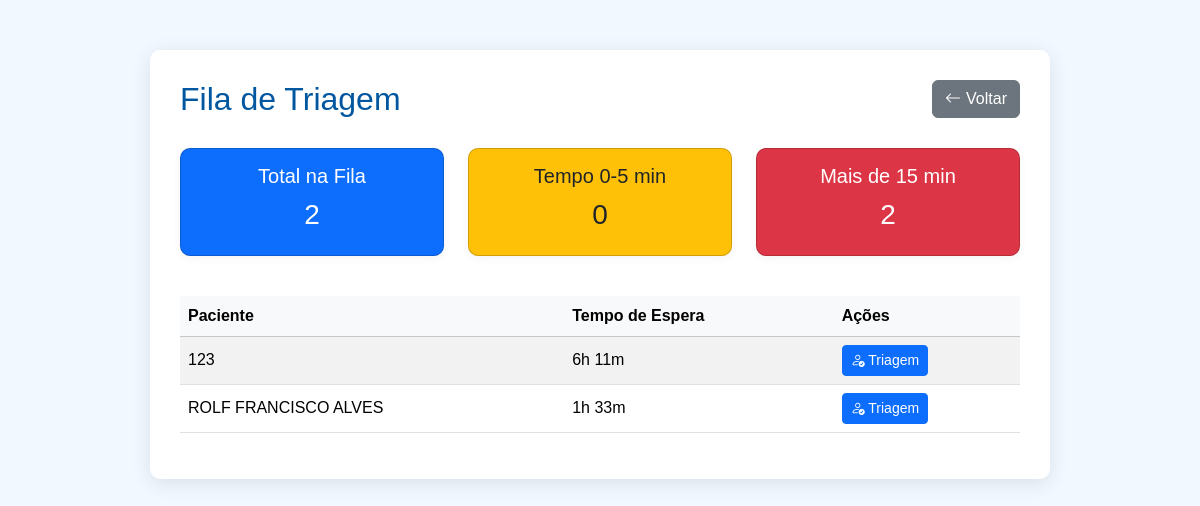
/triagem/fila/ (signed in), run on the app's committed database.
### triagem/models.py (models this page shows, shortened)
class FilaTriagem(models.Model):
    paciente = models.ForeignKey(Paciente, on_delete=models.CASCADE)
    data_entrada = models.DateTimeField(default=timezone.now)
    atendido = models.BooleanField(default=False)

### paciente/models.py (models this page shows, shortened)
class Paciente(models.Model):
    nome = models.CharField(max_length=100)
    nome_social = models.CharField(max_length=100, blank=True, null=True)
    nome_mae = models.CharField(max_length=100)
    nome_pai = models.CharField(max_length=100, blank=True, null=True)
    cpf = models.CharField(
        max_length=14,
        unique=True,
        validators=[
            RegexValidator(
                r'^\d{3}\.\d{3}\.\d{3}-\d{2}$',
                'CPF inválido! Use XXX.XXX.XXX-XX'
            )
        ]
    )
    data_nascimento = models.DateField()
    SEXO_BIOLOGICO_CHOICES = [
        ('M', 'Masculino'),
        ('F', 'Feminino'),
        ('I', 'Intersexo'),
    ]
    sexo_biologico = models.CharField(max_length=1, choices=SEXO_BIOLOGICO_CHOICES)
    identidade_genero = models.CharField(max_length=50)
    orientacao_sexual = models.CharField(max_length=50)
    NACIONALIDADE_CHOICES = [
        ('BRASILEIRA', 'Brasileira'),
        ('ARGENTINA', 'Argentina'),
        ('BOLIVIANA', 'Boliviana'),
        ('CHILENA', 'Chilena'),
        ('COLOMBIANA', 'Colombiana'),
        ('PARAGUAIA', 'Paraguaia'),
        ('PERUANA', 'Peruana'),
        ('URUGUAIA', 'Uruguaia'),
        ('VENEZUELANA', 'Venezuelana'),
        ('OUTRA', 'Outra'),
    ]
    nacionalidade = models.CharField(
        max_length=20,
        choices=NACIONALIDADE_CHOICES,
        default='BRASILEIRA'
    )
    naturalidade = models.CharField(max_length=100)
    RACA_COR_CHOICES = [
        ('BRANCA', 'Branca'),
        ('PRETA', 'Preta'),
        ('PARDA', 'Parda'),
        ('AMARELA', 'Amarela'),
        ('INDIGENA', 'Indígena'),
    ]
    raca_cor = models.CharField(max_length=10, choices=RACA_COR_CHOICES)
    ESTADO_CIVIL_CHOICES = [
        ('SOLTEIRO', 'Solteiro(a)'),
        ('CASADO', 'Casado(a)'),
        ('DIVORCIADO', 'Divorciado(a)'),
        ('VIUVO', 'Viúvo(a)'),
        ('UNIAO_ESTAVEL', 'União Estável'),
    ]
    estado_civil = models.CharField(max_length=20, choices=ESTADO_CIVIL_CHOICES)
    ESCOLARIDADE_CHOICES = [
        ('SEM_INSTRUCAO', 'Sem instrução'),
        ('FUNDAMENTAL_INCOMPLETO', 'Fundamental incompleto'),
        ('FUNDAMENTAL_COMPLETO', 'Fundamental completo'),
        ('MEDIO_INCOMPLETO', 'Médio incompleto'),
        ('MEDIO_COMPLETO', 'Médio completo'),
        ('SUPERIOR_INCOMPLETO', 'Superior incompleto'),
        ('SUPERIOR_COMPLETO', 'Superior completo'),
        ('POS_GRADUACAO', 'Pós-graduação'),
        ('MESTRADO', 'Mestrado'),
        ('DOUTORADO', 'Doutorado'),
    ]
    escolaridade = models.CharField(max_length=30, choices=ESCOLARIDADE_CHOICES)
    profissao = models.CharField(max_length=50)
    rg = models.CharField(max_length=20)
    orgao_emissor = models.CharField(max_length=10)
    UF_CHOICES = [
        ('AC','AC'), ('AL','AL'), ('AP','AP'), ('AM','AM'),
        ('BA','BA'), ('CE','CE'), ('DF','DF'), ('ES','ES'),
        ('GO','GO'), ('MA','MA'), ('MT','MT'), ('MS','MS'),
        ('MG','MG'), ('PA','PA'), ('PB','PB'), ('PR','PR'),
        ('PE','PE'), ('PI','PI'), ('RJ','RJ'), ('RN','RN'),
        ('RS','RS'), ('RO','RO'), ('RR','RR'), ('SC','SC'),
        ('SP','SP'), ('SE','SE'), ('TO','TO'),
    ]
    uf_rg = models.CharField(max_length=2, choices=UF_CHOICES)
    cep = models.CharField(
        max_length=9,
        validators=[
            RegexValidator(
                r'^\d{5}-\d{3}$',
                'CEP inválido! Use XXXXX-XXX'
            )
        ]
    )
    endereco = models.CharField(max_length=100)
    numero = models.CharField(max_length=10)
    complemento = models.CharField(max_length=50, blank=True, null=True)
    bairro = models.CharField(max_length=50)
    municipio = models.CharField(max_length=50)
    uf = models.CharField(max_length=2, choices=UF_CHOICES)
    ZONA_CHOICES = [
        ('URBANA', 'Urbana'),
        ('RURAL', 'Rural'),
    ]
    zona = models.CharField(max_length=6, choices=ZONA_CHOICES)
    telefone_fixo = models.CharField(
        max_length=15,
        blank=True,
        null=True,
        validators=[
            RegexValidator(
                r'^\(\d{2}\)\s\d{4}-\d{4}$',
                'Telefone inválido! Use (XX) XXXX-XXXX'
            )
        ]
    )
    celular = models.CharField(
        max_length=15,
        validators=[
            RegexValidator(
                r'^\(\d{2}\)\s\d{5}-\d{4}$',
                'Celular inválido! Use (XX) XXXXX-XXXX'
            )
        ]
    )
    whatsapp = models.BooleanField(default=False)
    email = models.EmailField(blank=True, null=True)
    cartao_sus = models.CharField(max_length=18, blank=True, null=True)
    criado_por = models.ForeignKey(
        User,
        on_delete=models.SET_NULL,
        null=True,
        blank=True,
        related_name='pacientes_criados'
    )
    data_criacao = models.DateTimeField(default=timezone.now, editable=False)
    data_atualizacao = models.DateTimeField(auto_now=True)

### triagem/views.py (the view)
# urls.py: path('fila/', views.fila_triagem, name='fila_triagem'),
@login_required
def fila_triagem(request):
    fila = FilaTriagem.objects.filter(atendido=False).order_by('data_entrada')
    total_pacientes = fila.count()
    tempo_espera_0_5 = fila.filter(data_entrada__gte=timezone.now()-timezone.timedelta(minutes=5)).count()
    tempo_espera_5_15 = fila.filter(
        data_entrada__lt=timezone.now()-timezone.timedelta(minutes=5),
        data_entrada__gte=timezone.now()-timezone.timedelta(minutes=15)
    ).count()
    tempo_espera_15_ = fila.filter(data_entrada__lt=timezone.now()-timezone.timedelta(minutes=15)).count()
    fila_formatada = []
    now = timezone.now()
    for item in fila:
        tempo_espera_min = int((now - item.data_entrada).total_seconds() // 60)
        horas = tempo_espera_min // 60
        minutos = tempo_espera_min % 60
        item.tempo_espera_horas = f"{horas}h {minutos}m"
        fila_formatada.append(item)
    return render(request, 'triagem/fila_triagem.html', {
        'fila': fila_formatada,
        'total_pacientes': total_pacientes,
        'tempo_espera_0_5': tempo_espera_0_5,
        'tempo_espera_5_15': tempo_espera_5_15,
        'tempo_espera_15_': tempo_espera_15_,
    })

### triagem/templates/triagem/fila_triagem.html (shortened to what this page needs)
<!DOCTYPE html>
<html lang="pt-br">
<head>
    <link rel="stylesheet" href="https://cdn.jsdelivr.net/npm/bootstrap@5.3.2/dist/css/bootstrap.min.css">
    <link rel="stylesheet" href="https://cdn.jsdelivr.net/npm/bootstrap-icons@1.10.5/font/bootstrap-icons.css">
</head>
<body>
<div class="container">
    <div class="header-row">
        <h2>Fila de Triagem</h2>
        <button class="btn btn-secondary btn-voltar" onclick="history.back();" title="Voltar à página anterior">
            <i class="bi bi-arrow-left"></i> Voltar
        </button>
    </div>
    <div class="row mb-4 text-center">
        <div class="col-md-4 mb-3">
            <div class="card bg-primary">
                <h5>Total na Fila</h5>
                <h3>{{ total_pacientes }}</h3>
            </div>
        </div>
        <div class="col-md-4 mb-3">
            <div class="card bg-warning text-dark">
                <h5>Tempo 0-5 min</h5>
                <h3>{{ tempo_espera_0_5 }}</h3>
            </div>
        </div>
        <div class="col-md-4 mb-3">
            <div class="card bg-danger">
                <h5>Mais de 15 min</h5>
                <h3>{{ tempo_espera_15_ }}</h3>
            </div>
        </div>
    </div>
    <table class="table table-striped table-hover">
        <thead class="table-light">
            <tr>
                <th>Paciente</th>
                <th>Tempo de Espera</th>
                <th>Ações</th>
            </tr>
        </thead>
        <tbody>
            {% for item in fila %}
            <tr>
                <td>{{ item.paciente.nome }}</td>
                <td>{{ item.tempo_espera_horas }}</td>
                <td>
                    <a href="{% url 'realizar_triagem' item.paciente.id %}" class="btn btn-primary btn-sm">
                        <i class="bi bi-person-check"></i> Triagem
                    </a>
                </td>
            </tr>
            {% empty %}
            <tr>
                <td colspan="3" class="text-center">Nenhum paciente na fila</td>
            </tr>
            {% endfor %}
        </tbody>
    </table>
</div>
</body>
</html>

### triagem/templates/triagem/fila_triagem.html (style rules this page uses)
body { background-color: #f1f8ff; font-family: Arial, sans-serif; }
.container { max-width: 900px; margin: 50px auto; padding: 30px; background-color: #fff; border-radius: 10px; box-shadow: 0 4px 20px rgba(0,0,0,0.1); }
.header-row { display: flex; justify-content: space-between; align-items: center; margin-bottom: 30px; }
.header-row h2 { color: #0057a0; margin: 0; }
.btn-voltar { display: inline-flex; align-items: center; }
.btn-voltar i { margin-right: 5px; }
.card { padding: 15px; border-radius: 10px; color: #fff; font-weight: bold; text-align: center; box-shadow: 0 2px 10px rgba(0,0,0,0.05); }
.card h5 { margin-bottom: 10px; }
table th, table td { vertical-align: middle !important; }
.table-striped > tbody > tr:nth-of-type(odd) { background-color: #f9f9f9; }

### data on the page
FilaTriagem: paciente.nome "123", tempo_espera_horas "6h 11m"
FilaTriagem: paciente.nome "ROLF FRANCISCO ALVES", tempo_espera_horas "1h 33m"

### other printed values
{{ total_pacientes }} "2"
{{ tempo_espera_0_5 }} "0"
{{ tempo_espera_15_ }} "2"
